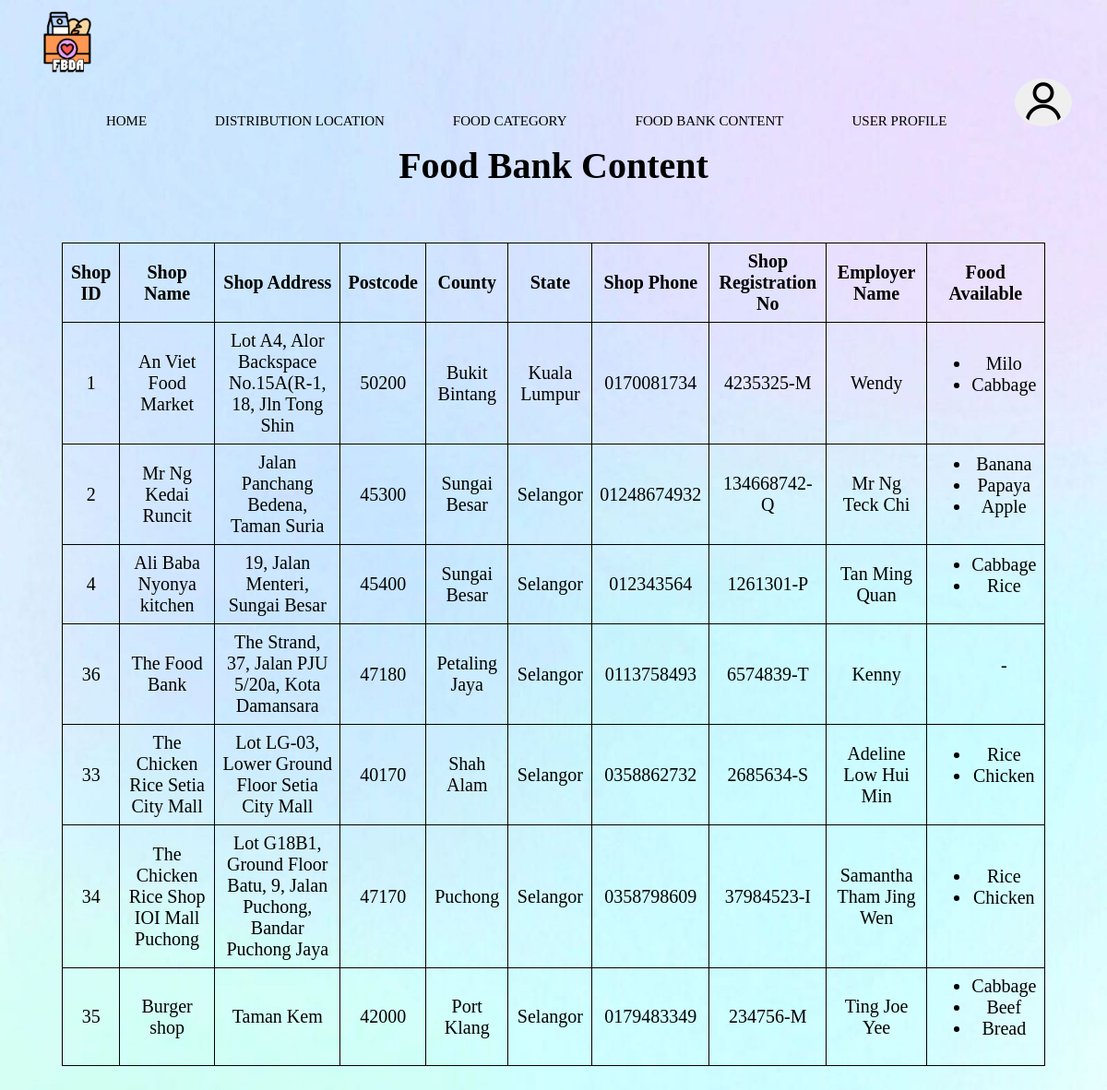
The page /asg/UserViewFoodBankContent.php on the database its author committed.
### tables this page shows
CREATE TABLE `shop` (
  `Shop_ID` int(30) NOT NULL,
  `Shop_Name` varchar(255) NOT NULL,
  `Shop_Address` varchar(255) NOT NULL,
  `Shop_Postcode` int(11) NOT NULL,
  `Shop_Phone` varchar(20) NOT NULL,
  `Shop_RegisNo` varchar(20) NOT NULL,
  `Employer_Name` varchar(255) NOT NULL,
  `Shop_UserName` varchar(20) NOT NULL,
  `Shop_Password` varchar(20) NOT NULL,
  `Admin_ID` int(30) NOT NULL,
  `Location_ID` int(30) NOT NULL
);

CREATE TABLE `distribution_location` (
  `Location_ID` int(30) NOT NULL,
  `Location_City` varchar(30) NOT NULL,
  `Location_State` varchar(30) NOT NULL
);

CREATE TABLE `supply` (
  `Food_ID` int(30) NOT NULL,
  `Shop_ID` int(30) NOT NULL,
  `Food_Quantity` int(30) NOT NULL
);

CREATE TABLE `food` (
  `Food_ID` int(30) NOT NULL,
  `Food_Name` varchar(30) NOT NULL,
  `Food_Category` varchar(30) NOT NULL
);

### asg/UserViewFoodBankContent.php (the view, shortened to what this page needs)
<!DOCTYPE type>
<html>
<head>
    <link rel="stylesheet" href="format.css">
</head>
<body>
<div id ="nav-placeholder"></div>
<div class="container">
	<p id = "title" style = "text-align: center">Food Bank Content</p>
	<div class = "foodbank">
		<table>
			<thead>
				<tr>
					<th>Shop ID</th>
					<th>Shop Name</th>
					<th>Shop Address</th>
					<th>Postcode</th>
					<th>County</th>
					<th>State</th>
					<th>Shop Phone</th>
					<th>Shop Registration No</th>
					<th>Employer Name</th>
                    <th>Food Available</th>
				</tr>
			</thead>
			<tbody>
				<?php
				$conn = mysqli_connect("localhost", "root", "", "database");
				$sql = "SELECT Shop_ID,Shop_Name,Shop_Address,Shop_Postcode,Location_City,Location_State,Shop_Phone,Shop_RegisNo,Employer_Name FROM shop AS S
				INNER JOIN distribution_Location AS D
				 ON S.Location_ID = D.Location_ID WHERE S.Location_ID ";
				$result = $conn->query($sql);
				if ($result->num_rows > 0) {
					while($row = $result->fetch_assoc()) {
						?>
						<tr>
							<td><?php echo $row['Shop_ID'] ; ?></td>
							<td><?php echo $row['Shop_Name']; ?></td>
							<td><?php echo $row['Shop_Address']; ?></td>
							<td><?php echo $row['Shop_Postcode']; ?></td>
							<td><?php echo $row['Location_City']; ?></td>
							<td><?php echo $row['Location_State']; ?></td>
							<td><?php echo $row['Shop_Phone']; ?></td>
							<td><?php echo $row['Shop_RegisNo']; ?></td>
							<td><?php echo $row['Employer_Name']; ?></td>
                            <td>
                            <ul>
                            <?php
                            $id = $row['Shop_ID'];
                             $ggg = "SELECT * FROM food AS F INNER JOIN supply AS S on F.Food_ID = S.Food_ID
                             INNER JOIN shop AS SH ON SH.Shop_ID = S.Shop_ID WHERE SH.Shop_ID = '$id'";
                            $result2 = $conn->query($ggg);
                            if ($result2->num_rows > 0) {
                                while($row = $result2->fetch_assoc()) {
                                    ?>
                                    <li><?php echo $row['Food_Name']; ?></li>
                            <?php
                                }
                            }else { echo "-";}
                            ?>
                            </ul>
                        </td>
						</tr>
				<?php
				}
				echo "</table>";
				} else { echo "0 results";}
			?>
	</div>
</div>
<br>
</body>
</html>

### asg/format.css (style rules this page uses)
body { background-image: url("pic/background.jpg"); background-repeat: no-repeat; background-attachment: fixed; background-size: cover; }

### asg/UserViewFoodBankContent.php (style rules this page uses)
#title { font-weight: bold; font-size: 40px; font-family: Lucida; }
table { margin-left: auto; margin-right: auto; margin-top: 60px; width: 90%; border-collapse: collapse; }
th, td { padding: 0.5rem; text-align: center; font-size: 20px; border: 1px solid #000000; }

### rows shown on the page
shop: Shop_ID "1", Shop_Name "An Viet Food Market", Shop_Address "Lot A4, Alor Backspace No.15A(R-1, 18, Jln Tong Shin", Shop_Postcode "50200", Location_ID.Location_City "Bukit Bintang", Location_ID.Location_State "Kuala Lumpur", Shop_Phone "0170081734", Shop_RegisNo "4235325-M", Employer_Name "Wendy"
supply: Food_ID.Food_Name "Milo"
supply: Food_ID.Food_Name "Cabbage"
shop: Shop_ID "2", Shop_Name "Mr Ng Kedai Runcit", Shop_Address "Jalan Panchang Bedena, Taman Suria", Shop_Postcode "45300", Location_ID.Location_City "Sungai Besar", Location_ID.Location_State "Selangor", Shop_Phone "01248674932", Shop_RegisNo "134668742-Q", Employer_Name "Mr Ng Teck Chi"
supply: Food_ID.Food_Name "Banana"
supply: Food_ID.Food_Name "Papaya"
supply: Food_ID.Food_Name "Apple"
shop: Shop_ID "4", Shop_Name "Ali Baba Nyonya kitchen", Shop_Address "19, Jalan Menteri, Sungai Besar", Shop_Postcode "45400", Location_ID.Location_City "Sungai Besar", Location_ID.Location_State "Selangor", Shop_Phone "012343564", Shop_RegisNo "1261301-P", Employer_Name "Tan Ming Quan"
supply: Food_ID.Food_Name "Cabbage"
supply: Food_ID.Food_Name "Rice"
shop: Shop_ID "36", Shop_Name "The Food Bank", Shop_Address "The Strand, 37, Jalan PJU 5/20a, Kota Damansara", Shop_Postcode "47180", Location_ID.Location_City "Petaling Jaya", Location_ID.Location_State "Selangor", Shop_Phone "0113758493", Shop_RegisNo "6574839-T", Employer_Name "Kenny"
shop: Shop_ID "33", Shop_Name "The Chicken Rice Setia City Mall", Shop_Address "Lot LG-03, Lower Ground Floor Setia City Mall", Shop_Postcode "40170", Location_ID.Location_City "Shah Alam", Location_ID.Location_State "Selangor", Shop_Phone "0358862732", Shop_RegisNo "2685634-S", Employer_Name "Adeline Low Hui Min"
supply: Food_ID.Food_Name "Rice"
supply: Food_ID.Food_Name "Chicken"
shop: Shop_ID "34", Shop_Name "The Chicken Rice Shop IOI Mall Puchong", Shop_Address "Lot G18B1, Ground Floor Batu, 9, Jalan Puchong, Bandar Puchong Jaya", Shop_Postcode "47170", Location_ID.Location_City "Puchong", Location_ID.Location_State "Selangor", Shop_Phone "0358798609", Shop_RegisNo "37984523-I", Employer_Name "Samantha Tham Jing Wen"
supply: Food_ID.Food_Name "Rice"
supply: Food_ID.Food_Name "Chicken"
shop: Shop_ID "35", Shop_Name "Burger shop", Shop_Address "Taman Kem", Shop_Postcode "42000", Location_ID.Location_City "Port Klang", Location_ID.Location_State "Selangor", Shop_Phone "0179483349", Shop_RegisNo "234756-M", Employer_Name "Ting Joe Yee"
supply: Food_ID.Food_Name "Cabbage"
supply: Food_ID.Food_Name "Beef"
supply: Food_ID.Food_Name "Bread"
